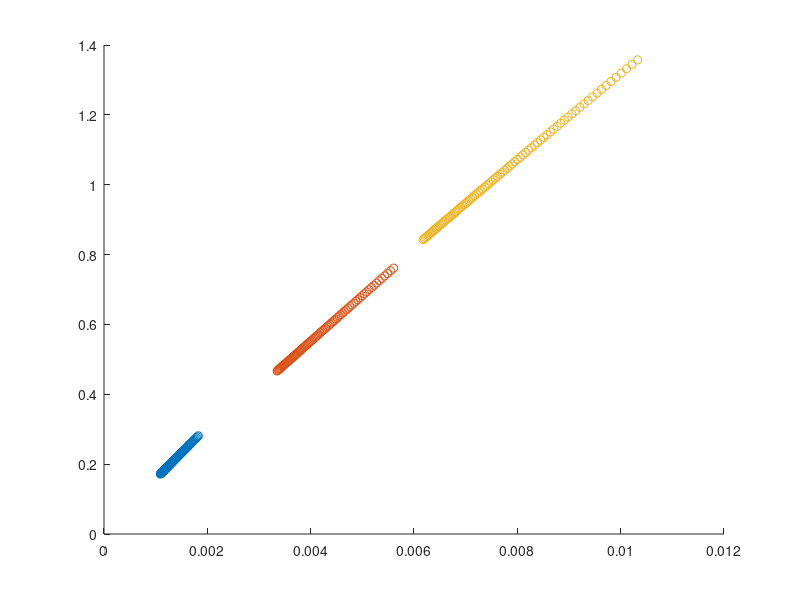

MATLAB code to generate this figure: (Note: this script raises an error after producing the figure.)
load('maaling2.mat')
%load('Alex_tempOgVarme_16Feb2017_ulab01.mat')
T0 = max(max(T));
T1 = 0; 
start_t = 74; % s
start_i = find(and(t>=start_t-1, t<=start_t+1),1);
slutt_t = 250; % s
slutt_i = find(and(t>=slutt_t-1, t<=slutt_t+1),1);

delta_T = T0 - T1;
t = t(start_i:slutt_i) - t(start_i);
eta1 = 15e-3./sqrt(4*t);
eta2 = 29e-3./sqrt(4*t);
eta3 = 89e-3./sqrt(4*t);
eta4 = 164e-3./sqrt(4*t);
T = T(start_i:slutt_i, :);
hold on
%plot(eta1, T(:,4))
plot(eta2, T(:,3))
plot(eta3, T(:,2))
plot(eta4, T(:,1))

clf
hold on
argument=(T-T1)/(delta_T);
modified_T=erfinv(argument);
start = 50
%plot(eta1(start:end), modified_T(start:end,4), 'o')
plot(eta2(start:end), modified_T(start:end,3), 'o')
plot(eta3(start:end), modified_T(start:end,2), 'o')
plot(eta4(start:end), modified_T(start:end,1), 'o')

df2 = table(eta2(start:end)', modified_T(start:end, 3), 'VariableNames', {'eta', 't'})
df3 = table(eta3(start:end)', modified_T(start:end, 2), 'VariableNames', {'eta', 't'})
df4 = table(eta4(start:end)', modified_T(start:end, 1), 'VariableNames', {'eta', 't'})

fit2 = fitlm(df2, 't~eta')
fit3 = fitlm(df3, 't~eta')
fit4 = fitlm(df4, 't~eta')

df = table([eta2(start:end) eta3(start:end) eta4(start:end)]', ...
    [modified_T(start:end, 3)' modified_T(start:end, 2)' modified_T(start:end, 1)']', ...
    'VariableNames', {'eta', 't'});

fit = fitlm(df, 't~eta')

a = [fit2.Coefficients.Estimate(2), fit3.Coefficients.Estimate(2), ...
    fit4.Coefficients.Estimate(2)];
da = std(a)/sqrt(length(a));
dd = 2*mean(a)^-3*da
d = mean(a)^-2